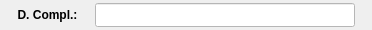
              <widget class="QWidget" name="widget_33" native="true">
               <property name="minimumSize">
                <size>
                 <width>0</width>
                 <height>30</height>
                </size>
               </property>
               <property name="maximumSize">
                <size>
                 <width>16777215</width>
                 <height>30</height>
                </size>
               </property>
               <property name="styleSheet">
                <string notr="true"/>
               </property>
               <layout class="QHBoxLayout" name="horizontalLayout_26">
                <property name="spacing">
                 <number>5</number>
                </property>
                <property name="leftMargin">
                 <number>5</number>
                </property>
                <property name="topMargin">
                 <number>3</number>
                </property>
                <property name="rightMargin">
                 <number>5</number>
                </property>
                <property name="bottomMargin">
                 <number>3</number>
                </property>
                <item>
                 <widget class="QLabel" name="label_64">
                  <property name="minimumSize">
                   <size>
                    <width>85</width>
                    <height>0</height>
                   </size>
                  </property>
                  <property name="maximumSize">
                   <size>
                    <width>85</width>
                    <height>16777215</height>
                   </size>
                  </property>
                  <property name="font">
                   <font>
                    <pointsize>9</pointsize>
                    <weight>75</weight>
                    <bold>true</bold>
                   </font>
                  </property>
                  <property name="text">
                   <string>D. Compl.:</string>
                  </property>
                  <property name="alignment">
                   <set>Qt::AlignCenter</set>
                  </property>
                 </widget>
                </item>
                <item>
                 <widget class="QLineEdit" name="line_DescrCompl">
                  <property name="sizePolicy">
                   <sizepolicy hsizetype="Preferred" vsizetype="Preferred">
                    <horstretch>0</horstretch>
                    <verstretch>0</verstretch>
                   </sizepolicy>
                  </property>
                  <property name="minimumSize">
                   <size>
                    <width>260</width>
                    <height>0</height>
                   </size>
                  </property>
                  <property name="maximumSize">
                   <size>
                    <width>260</width>
                    <height>16777215</height>
                   </size>
                  </property>
                  <property name="font">
                   <font>
                    <pointsize>9</pointsize>
                   </font>
                  </property>
                  <property name="styleSheet">
                   <string notr="true">background-color: rgb(255, 255, 255);</string>
                  </property>
                  <property name="text">
                   <string/>
                  </property>
                  <property name="maxLength">
                   <number>30</number>
                  </property>
                  <property name="alignment">
                   <set>Qt::AlignLeading|Qt::AlignLeft|Qt::AlignVCenter</set>
                  </property>
                 </widget>
                </item>
                <item>
                 <widget class="QLabel" name="label_6">
                  <property name="text">
                   <string/>
                  </property>
                 </widget>
                </item>
               </layout>
              </widget>
